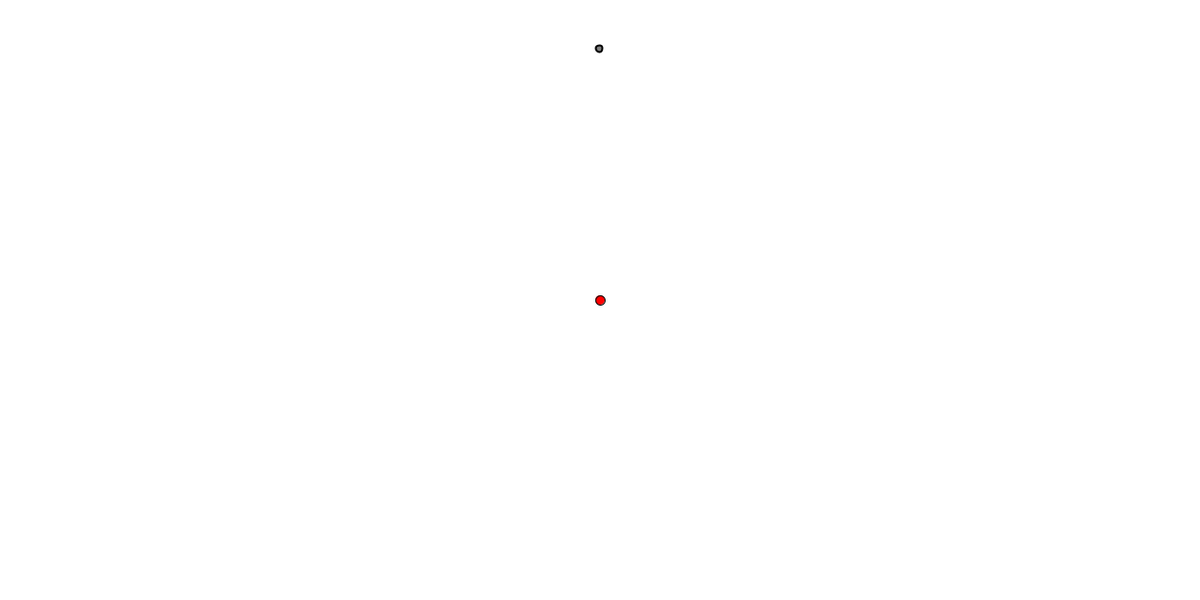
Frame 1 (no input)
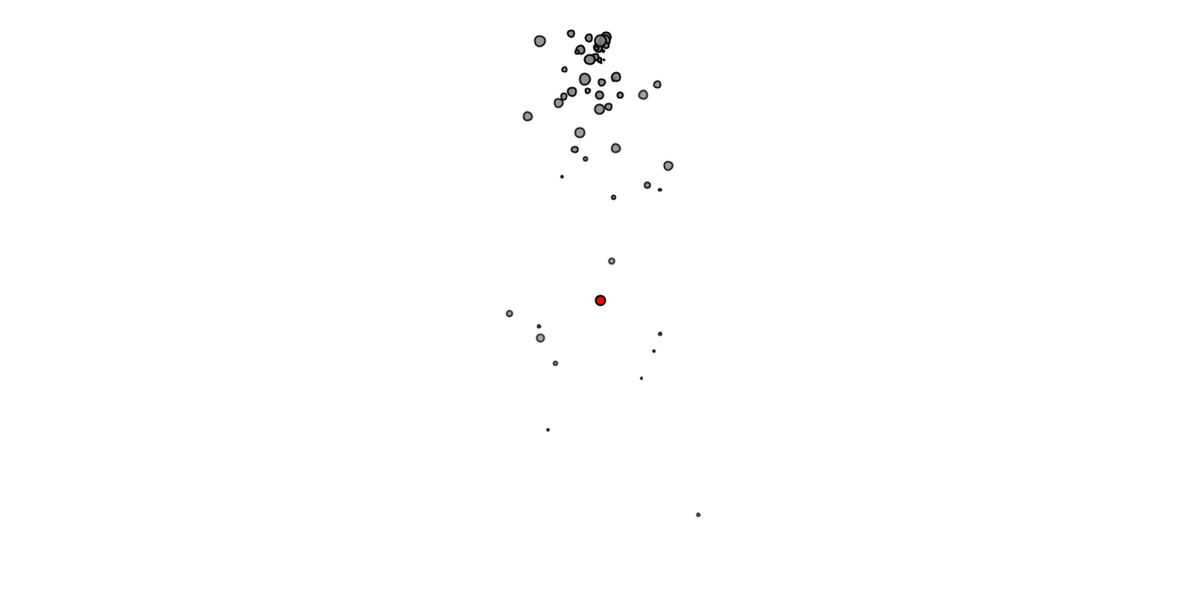
Frame 60 (the mouse pressed at the canvas centre just before this capture)
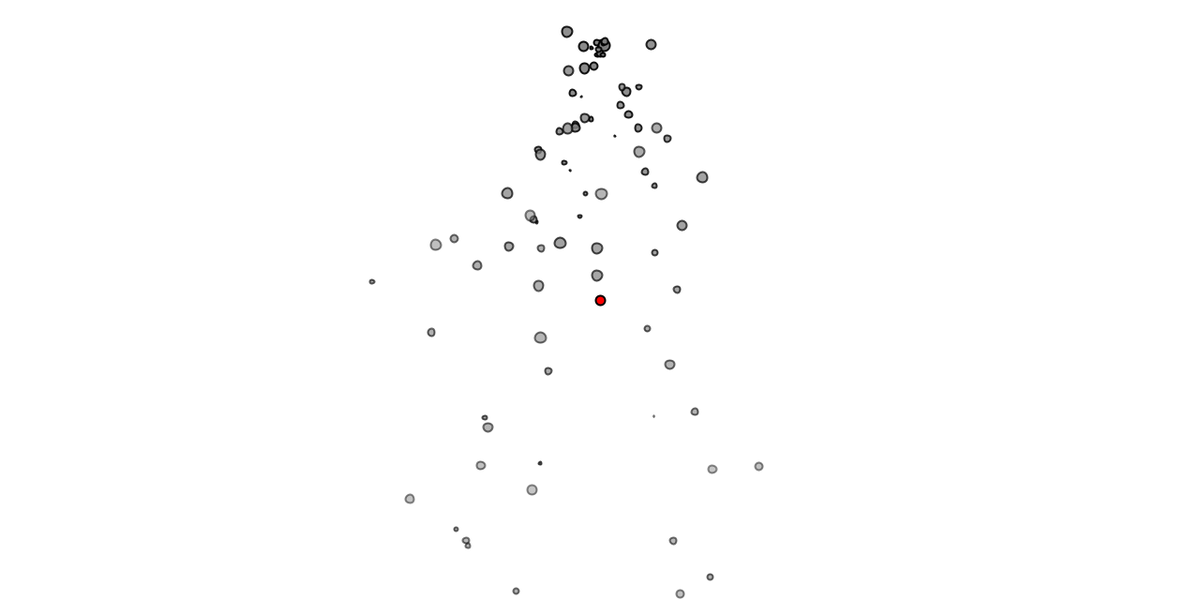
Frame 120 (the mouse held since frame 60 and released just before this capture)

The Processing sketch that drew these frames (run headless with seeded random() and noise(); from frame 60 on, the mouse is pressed at the canvas centre):

// Processing sketch: ParticleSystem_with_something
// ── ParticleSystem_with_something.pde
ParticleSystem ps;
Repeller repeller;
PVector gravity = new PVector(0,0.163);

void setup() {
  size(1280,640);
  //frameRate(5);
  ps = new ParticleSystem(new PVector(width/2,50));
  repeller = new Repeller(width/2,height/2);
}

void draw() {
  background(255);
  ps.addParticle();//放入粒子
  
  ps.applyForce(gravity);//加入重力
  
  ps.applyRepeller(repeller);//加入斥力源r
  ps.run(); //粒子系统，启动！！
}

// ── Class_Particle.pde
class Particle {
  PVector position;
  PVector velocity;
  PVector acceleration;
  float lifespan;
  
  float mass = random(2);
  
  Particle(PVector pos){
    acceleration = new PVector(0,0);
    velocity = new PVector(random(-2,2),random(-2,2));
    position = pos.get();
    lifespan = 255.0;
  }
  
   void run() {
    update();
    display();
  }
  
  void applyForce(PVector force) {//力的实际表现为加速度
    PVector a = force.get();
    a.div(mass);
    acceleration.add(a);
    println(force);
  }
  
  void update() {
    velocity.add(acceleration);
    position.add(velocity);
    acceleration.mult(0);//重置加速度
    lifespan -= 1.3;
  }
  
  void display() {
    stroke(0,lifespan);//阿尔法值为lifespan
    strokeWeight(2);
    fill(127,lifespan);//阿尔法值为lifespan
    ellipse(position.x,position.y,6*mass,6*mass);
  }
  
  boolean isDead() {//让这个函数有返回值
    if (lifespan < 0.0) {
      return true;
    }
    else {
      return false;
    }
  }
}
  
    

// ── Class_ParticleSystem.pde
//粒子系统需要包含什么？
//1.多个粒子
//2.需要的其他物体（这里是斥力源）
//3.让系统动起来
class ParticleSystem {
   Particle p;
   ArrayList<Particle> particles;//这里只是定义
   PVector originpoint;

   ParticleSystem(PVector position) {//作为粒子系统，要有一个原点（发射器）
     originpoint = position;
     particles = new ArrayList<Particle>();
   }

   void addParticle() {
     particles.add(new Particle(originpoint));
   }

   void applyForce(PVector f) {
     //为了使主程序简洁，在粒子系统中加入applyforce函数以统一给粒子赋予力
     for (int i = 0; i < particles.size(); i++) {
       p = particles.get(i);
       p.applyForce(f);
     }
   }
   
   void applyRepeller(Repeller r) {
    for (int i = 0; i < particles.size(); i++) {
      p = particles.get(i);
      PVector force = r.repel(p);        
      p.applyForce(force);
    }
    r.display();
  }
  
  void run() {
    for (int i = particles.size()-1; i >= 0; i--) {
      Particle p = particles.get(i);
      p.run();
      if (p.isDead()) {
        particles.remove(i);
      }
    }
  }
}
   

// ── Class_Repeller.pde
class Repeller {
  PVector pos;
  float G = 200;
  
  Repeller(float x, float y)  {
    pos = new PVector(x,y);
  }
  
  void display() {
    stroke(0);
    fill(255,0,0);
    ellipse(pos.x,pos.y,10,10);
  }
  
  PVector repel(Particle p) {//反弹者拥有反弹粒子的性质，所以输入为粒子，输出为反弹力
    PVector dir = PVector.sub(pos,p.position);     
    float d = dir.mag();                      
    dir.normalize();                          
    d = constrain(d,5,100);                    
    float force = -1 * G / (d * d);            
    dir.mult(force);                           
    return dir;
  }  
}
